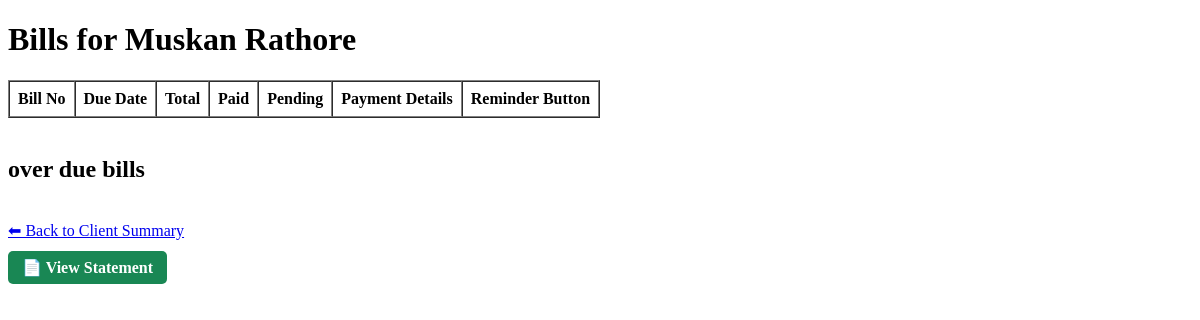
The app's page /client/3/bills/, older data.
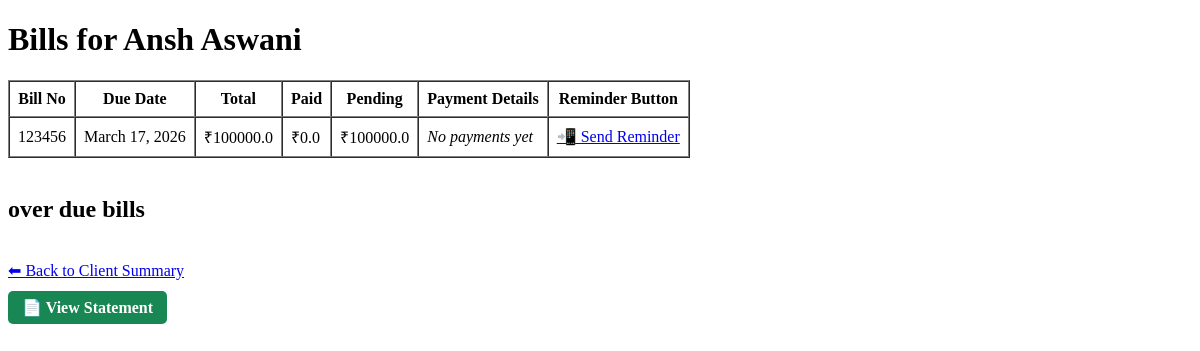
The same page, newer data.
### sales/models.py (models this page shows, shortened)
class Client(models.Model):
    shop = models.ForeignKey(Shop, on_delete=models.CASCADE, null=True, blank=True)
    name = models.CharField(max_length=100)
    phone = models.CharField(max_length=15)
    address = models.TextField(blank=True)

class Bill(models.Model):
    shop = models.ForeignKey(Shop, on_delete=models.CASCADE)
    client = models.ForeignKey(Client, on_delete=models.CASCADE)
    sales_person = models.ForeignKey(
        User,
        on_delete=models.SET_NULL,
        null=True,
        blank=True
    )
    bill_number = models.CharField(max_length=50)
    bill_date = models.DateField()
    due_date = models.DateField()
    total_amount = models.FloatField()
    paid_amount = models.FloatField(default=0)
    def pending_amount(self):
        return (self.total_amount or 0) - (self.paid_amount or 0)
    def overdue_days(self):
        today = timezone.localdate()
        if self.due_date < today:
            return (today - self.due_date).days
        return 0

### sales/views.py (the view)
# urls.py: path('client/<int:client_id>/bills/', views.client_bills, name='client_bills'),
def client_bills(request, client_id):
    client = get_object_or_404(Client, id=client_id)
    bills = Bill.objects.filter(client=client)
    context = {
        'client': client,
        'bills': bills
    }
    return render(request, 'sales/client_bills.html', context)

### sales/templates/sales/client_bills.html (shortened to what this page needs)
<!DOCTYPE html>
<html lang="en">
<head>
</head>
<body>
<h1>Bills for {{ client.name }}</h1>
<table border="1" cellpadding="8" cellspacing="0">
    <tr>
        <th>Bill No</th>
        <th>Due Date</th>
        <th>Total</th>
        <th>Paid</th>
        <th>Pending</th>
        <th>Payment Details</th>
        <th>Reminder Button</th>
    </tr>
    {% for bill in bills %}
    <tr>
        <td>{{ bill.bill_number }}</td>
        <td>{{ bill.due_date }}</td>
        <td>₹{{ bill.total_amount }}</td>
        <td>₹{{ bill.paid_amount }}</td>
        <td>₹{{ bill.pending_amount }}</td>
        <td>
            {% if bill.payments.all %}
                <div>
                    {% for payment in bill.payments.all %}
                        <p>
                            ₹{{ payment.amount }} |
                            {{ payment.payment_mode|title }}
                            {% if payment.payment_mode == 'cheque' %}
                                (Cheque No: {{ payment.cheque_number }})
                            {% endif %}
                            | {{ payment.payment_date }}
                        </p>
                    {% endfor %}
                    </div>
            {% else %}
                <em>No payments yet</em>
            {% endif %}
        </td>
        <td><a target="_blank"
   href="https://wa.me/91{{ bill.client.phone }}?text=
   Hi%20{{ bill.client.name }}%2C%0A
   Your%20Bill%20No%20{{ bill.bill_number }}%20of%20₹{{ bill.pending_amount|floatformat:2 }}%20is%20overdue%20by%20{{ bill.overdue_days }}%20days.%0A
   Kindly%20arrange%20payment.%0A
   Thank%20you.%0ASugan%20Creation.">
   📲 Send Reminder
</a></td>
    </tr>
    {% endfor %}
</table>
<br>
<h2>over due bills</h2>
<br>
<a href="{% url 'client_summary' %}">⬅ Back to Client Summary</a>
<br>
<br>
<a href="{% url 'client_statement' client.id %}"
   style="
        padding:8px 14px;
        background:#198754;
        color:white;
        text-decoration:none;
        border-radius:5px;
        font-weight:bold;
   ">
    📄 View Statement
</a>
</body>
</html>

Row changes from the older to the newer data that the page shows:
changed Client: name "Muskan Rathore" → "Ansh Aswani"
added Bill: bill_number "123456", due_date "March 17, 2026", total_amount "100000.0", paid_amount "0.0", pending_amount "100000.0", shows "No payments yet"
